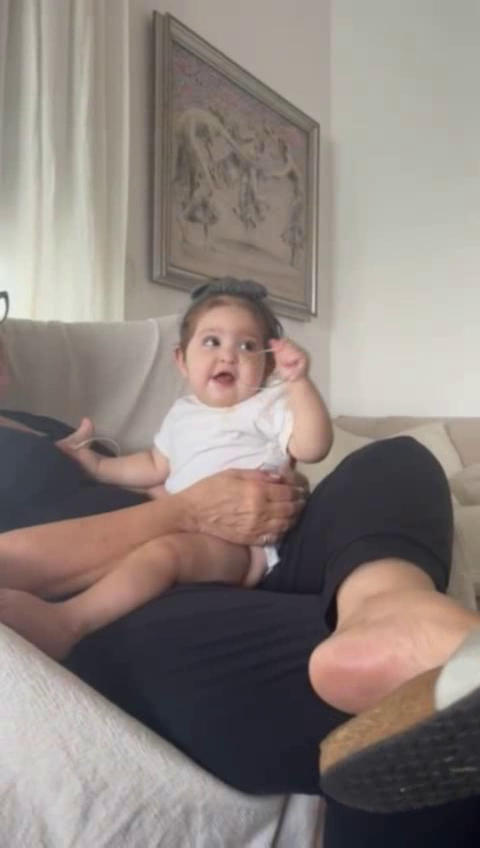
#> input picture frame 14 of radius1.MOV, 480 x 848 px, given in place of db11.mp4, which was not available
$ python video_blur.py
#> lines starting #> are read from the running program, lines starting #| are printed output that depends on the picture; pictures that were not available may be replaced by others from this repository, and a replacement may not be noted
import cv2
from PIL import Image, ImageFilter
import numpy as np
import os

# Path to your original video file
video_path = "/Users/aviyamegiddoshaked/Desktop/image-and-video-processing-/databrary/db11.mp4"

# Define the output path
output_folder = "/Users/aviyamegiddoshaked/Desktop/image-and-video-processing-/runs/gaussian_blur_databraryoutputs"
output_file_name = "blurred_databarry11.mp4"
output_path = os.path.join(output_folder, output_file_name)

# Create output folder if it doesn't exist
os.makedirs(output_folder, exist_ok=True)

# Open the video file
cap = cv2.VideoCapture(video_path)

if not cap.isOpened():
    print("❌ Error: Cannot open video file.")
    exit()

# Get video properties
frame_width = int(cap.get(cv2.CAP_PROP_FRAME_WIDTH))
frame_height = int(cap.get(cv2.CAP_PROP_FRAME_HEIGHT))
fps = int(cap.get(cv2.CAP_PROP_FPS))

# Define the codec and create a VideoWriter object
out = cv2.VideoWriter(output_path, cv2.VideoWriter_fourcc(*'mp4v'), fps, (frame_width, frame_height))

while True:
    ret, frame = cap.read()
#> frame is the input picture: shape (848, 480, 3); mean B, G, R 124.9, 130.2, 140.7
    if not ret:
        break

    # Convert OpenCV frame to PIL
    pil_frame = Image.fromarray(cv2.cvtColor(frame, cv2.COLOR_BGR2RGB))

    # Apply Gaussian blur
    blurred_pil_frame = pil_frame.filter(ImageFilter.GaussianBlur(radius=10))
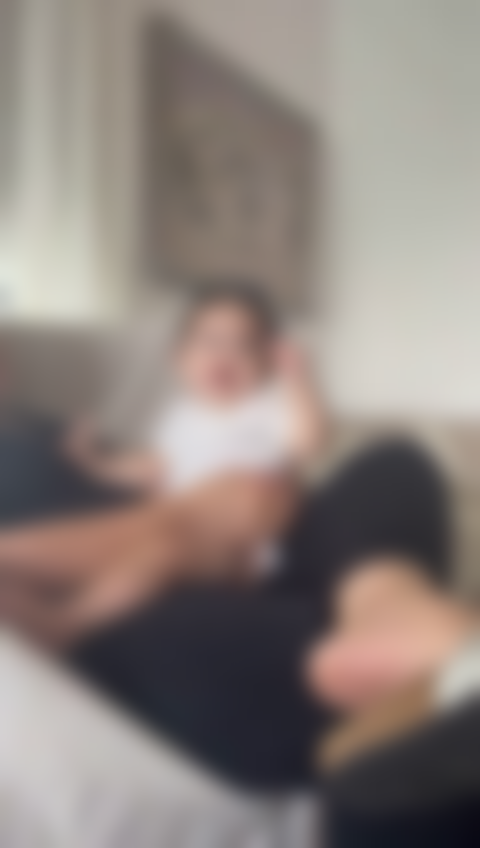
#> blurred_pil_frame: PIL image 480x848 RGB; mean R, G, B 140.7, 130.2, 124.9

    # Convert back to OpenCV
    blurred_frame = cv2.cvtColor(np.array(blurred_pil_frame), cv2.COLOR_RGB2BGR)
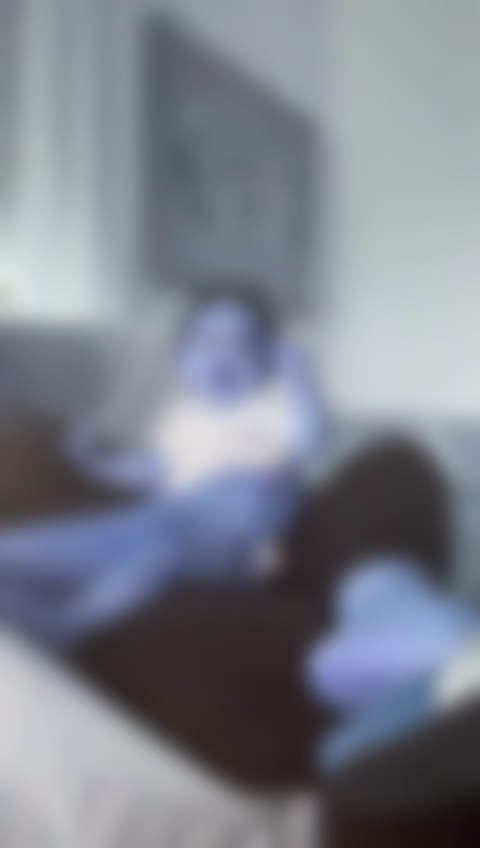
#> blurred_frame: shape (848, 480, 3); mean R, G, B 124.9, 130.2, 140.7

    # Write to output video
    out.write(blurred_frame)

# Release everything automatically after done
cap.release()
out.release()
cv2.destroyAllWindows()

print(f"✅ Blurred video saved to: {output_path}")

$ run again, starting later in the video
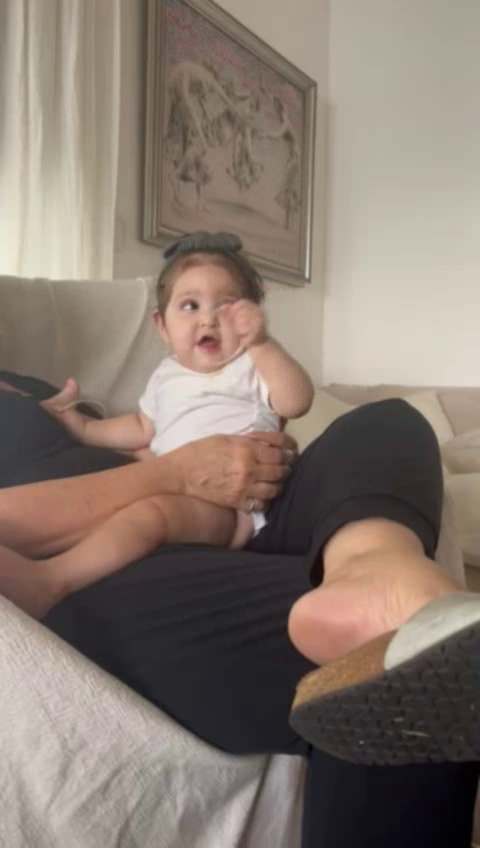
#> input picture frame 65 of radius1.MOV, 480 x 848 px, given in place of db11.mp4, which was not available
#> frame is the input picture: shape (848, 480, 3); mean B, G, R 111.8, 121.7, 135.5
#> `blurred_pil_frame = pil_frame.filter(ImageFilter.GaussianBlur(radius=1..`:
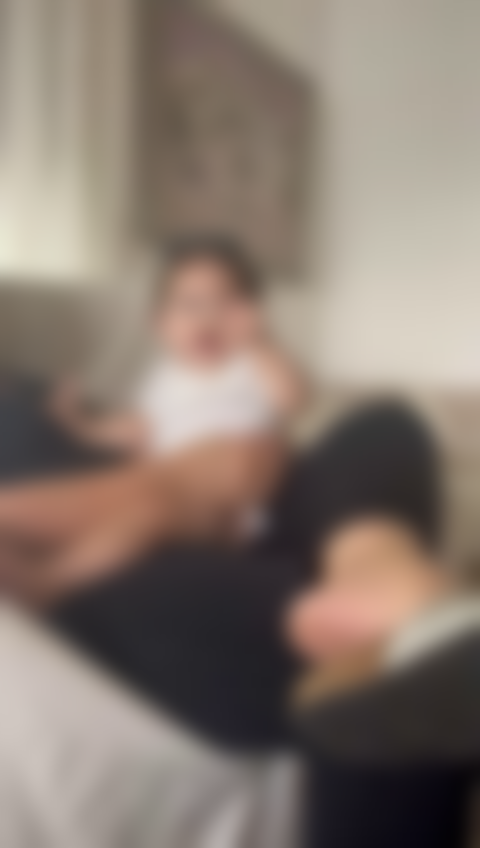
#> blurred_pil_frame: PIL image 480x848 RGB; mean R, G, B 135.5, 121.7, 111.8
#> `blurred_frame = cv2.cvtColor(np.array(blurred_pil_frame), cv2.COLOR_RG..`:
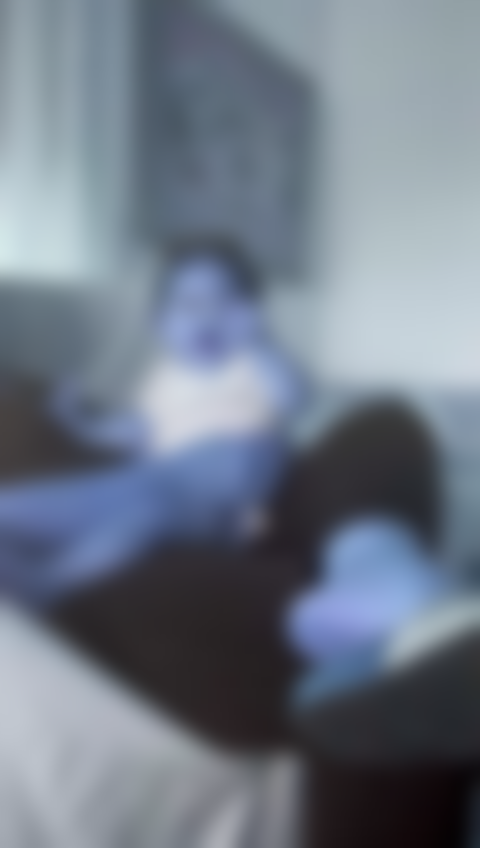
#> blurred_frame: shape (848, 480, 3); mean R, G, B 111.8, 121.7, 135.5

$ run again, starting later in the video
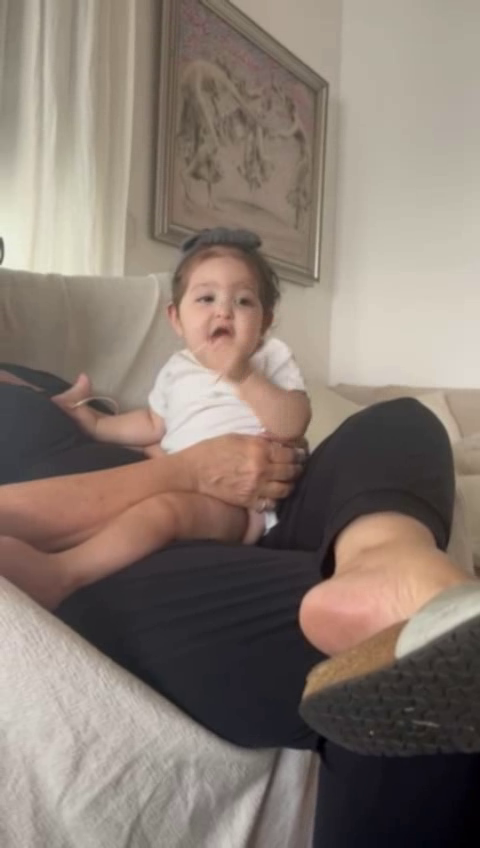
#> input picture frame 116 of radius1.MOV, 480 x 848 px, given in place of db11.mp4, which was not available
#> frame is the input picture: shape (848, 480, 3); mean B, G, R 113.9, 123.4, 136.6
#> `blurred_pil_frame = pil_frame.filter(ImageFilter.GaussianBlur(radius=1..`:
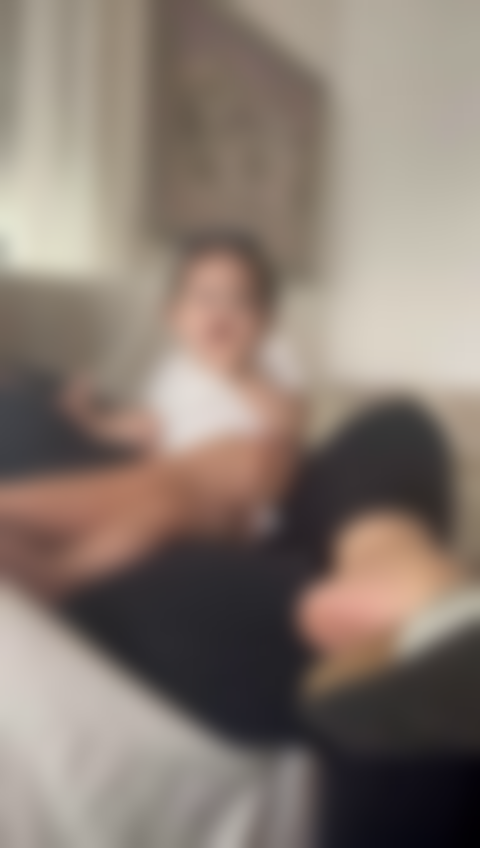
#> blurred_pil_frame: PIL image 480x848 RGB; mean R, G, B 136.5, 123.3, 113.9
#> `blurred_frame = cv2.cvtColor(np.array(blurred_pil_frame), cv2.COLOR_RG..`:
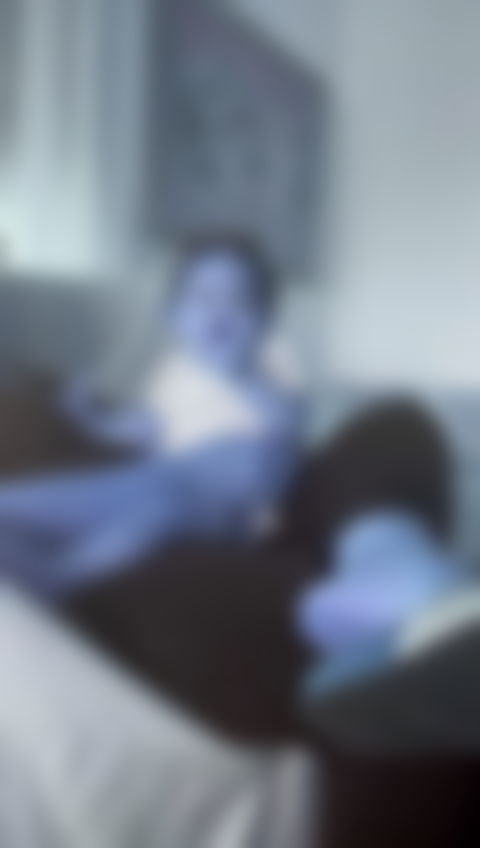
#> blurred_frame: shape (848, 480, 3); mean R, G, B 113.9, 123.3, 136.5
